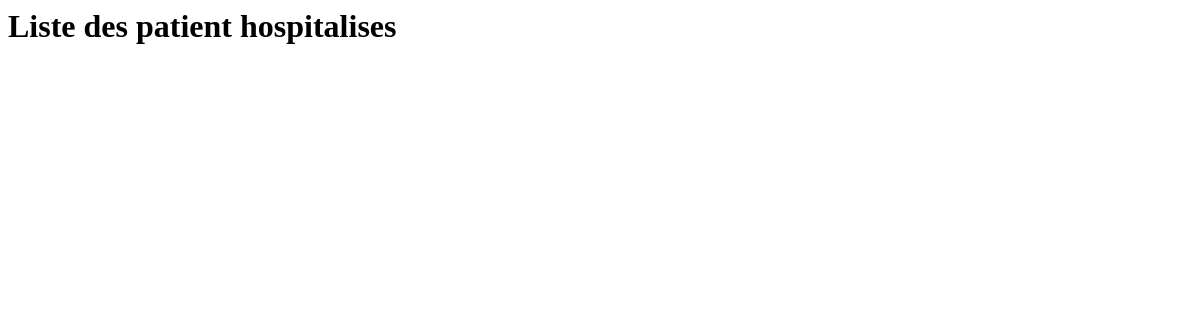
The page /list_patient_hospitalises/ on the database as committed earlier.
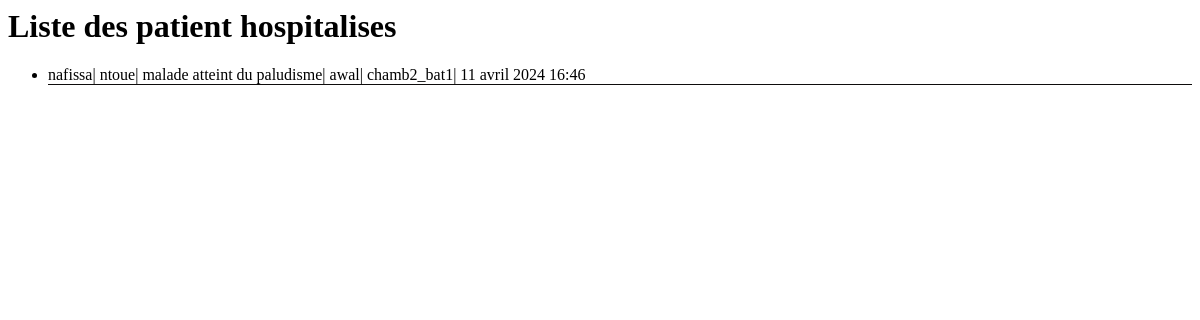
The same page on the database as committed later.
### patient/models.py (models this page shows)
class Hospitalisation(models.Model):
    patient = models.ForeignKey(User, null=True, on_delete=models.CASCADE, related_name='patient_conserne')  # Ajouter related_name
    medecin = models.ForeignKey(settings.AUTH_USER_MODEL, on_delete=models.CASCADE, verbose_name="medecin responsable", related_name='medecin_responsable')  # Ajouter related_name
    date_hospitalisation = models.DateTimeField(auto_now_add=True)
    motif = models.CharField(null=True, max_length=1000, verbose_name="motif hospitalisation")
    numero_de_chambre = models.CharField(null=True, max_length=100, verbose_name="numero de chambre")
    actif = models.BooleanField(default=True)

### authentication/models.py (models this page shows, shortened)
class User(AbstractUser):
    PATIENT = 'PATIENT'
    MEDECIN = 'MEDECIN'
    MASCULIN = 'M'
    FEMININ = 'F'
    ROLE_CHOICES_ONE = (
        (PATIENT,'patient'),
        (MEDECIN,'medecin'),
    )
    ROLE_CHOICES_TWO = (
        (MASCULIN,'M'),
        (FEMININ,'F'),
    )
    profile_photo = models.ImageField(verbose_name='photo de profil')
    role = models.CharField(max_length=30, choices=ROLE_CHOICES_ONE, verbose_name='rôle')
    date_naissance = models.DateField(null=True)
    sex = models.CharField(max_length=1,choices=ROLE_CHOICES_TWO,verbose_name='sexe')
    telephone = models.IntegerField(null=True)

### patient/views.py (the view)
# urls.py: path('list_patient_hospitalises/',patient.views.list_patient_hospitalise,name='list_patient_hospitalise')
def list_patient_hospitalise(request):
    patients_hospitalises = Hospitalisation.objects.all()
    return render(request,'patient/patients_hospitalise.html',{"patients_hospitalises":patients_hospitalises})

### patient/templates/patient/patients_hospitalise.html
<h1>Liste des patient hospitalises</h1>
{% for patient_hospitalise in patients_hospitalises %}
<ul>
    <li><span>{{ patient_hospitalise.patient.first_name }}</span>|
    <span>{{ patient_hospitalise.patient.last_name }}</span>|
    <span>{{patient_hospitalise.motif}}</span>|
    <span>{{patient_hospitalise.medecin}}</span>|
    <span>{{patient_hospitalise.numero_de_chambre }}</span>|
    <span>{{ patient_hospitalise.date_hospitalisation }}</span></li>
    <div style="border-top: 1px solid #0e0c0c;"></div>
</ul>
{% endfor %}

Rows that differ between the two databases and show on the page:
added Hospitalisation: patient.first_name "nafissa", patient.last_name "ntoue", motif "malade atteint du paludisme", medecin "awal", numero_de_chambre "chamb2_bat1", date_hospitalisation "11 avril 2024 16:46"
